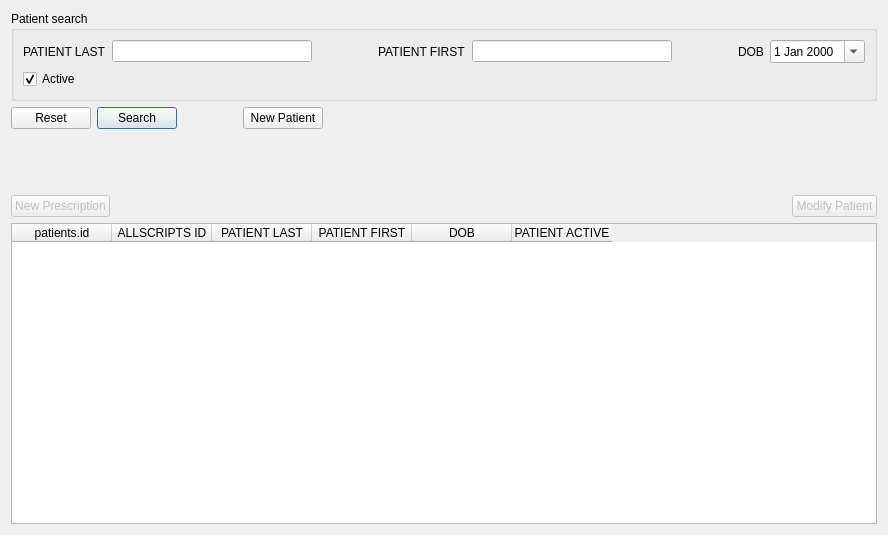
<?xml version="1.0" encoding="UTF-8"?>
<ui version="4.0">
 <class>PatientFrame</class>
 <widget class="QFrame" name="PatientFrame">
  <property name="geometry">
   <rect>
    <x>0</x>
    <y>0</y>
    <width>866</width>
    <height>535</height>
   </rect>
  </property>
  <property name="frameShape">
   <enum>QFrame::NoFrame</enum>
  </property>
  <property name="frameShadow">
   <enum>QFrame::Plain</enum>
  </property>
  <layout class="QVBoxLayout" name="verticalLayout_2">
   <item>
    <widget class="QGroupBox" name="patientBox">
     <property name="title">
      <string notr="true">Patient search</string>
     </property>
     <layout class="QVBoxLayout" name="verticalLayout">
      <item>
       <layout class="QHBoxLayout" name="horizontalLayout">
        <item>
         <widget class="QLabel" name="lastNameLabel">
          <property name="toolTip">
           <string comment="PATIENT LAST SEARCH TOOLTIP">PATIENT LAST</string>
          </property>
          <property name="text">
           <string comment="PATIENT LAST SEARCH LABEL">PATIENT LAST</string>
          </property>
         </widget>
        </item>
        <item>
         <widget class="QLineEdit" name="lastNameField">
          <property name="minimumSize">
           <size>
            <width>200</width>
            <height>0</height>
           </size>
          </property>
          <property name="maximumSize">
           <size>
            <width>200</width>
            <height>16777215</height>
           </size>
          </property>
          <property name="toolTip">
           <string comment="PATIENT LAST SEARCH TOOLTIP">PATIENT LAST</string>
          </property>
         </widget>
        </item>
        <item>
         <spacer name="horizontalSpacer">
          <property name="orientation">
           <enum>Qt::Horizontal</enum>
          </property>
          <property name="sizeType">
           <enum>QSizePolicy::Fixed</enum>
          </property>
          <property name="sizeHint" stdset="0">
           <size>
            <width>60</width>
            <height>20</height>
           </size>
          </property>
         </spacer>
        </item>
        <item>
         <widget class="QLabel" name="firstNameLabel">
          <property name="toolTip">
           <string comment="PATIENT FIRST SEARCH TOOLTIP">PATIENT FIRST</string>
          </property>
          <property name="text">
           <string comment="PATIENT FIRST SEARCH LABEL">PATIENT FIRST</string>
          </property>
         </widget>
        </item>
        <item>
         <widget class="QLineEdit" name="firstNameField">
          <property name="minimumSize">
           <size>
            <width>200</width>
            <height>0</height>
           </size>
          </property>
          <property name="maximumSize">
           <size>
            <width>200</width>
            <height>16777215</height>
           </size>
          </property>
          <property name="toolTip">
           <string comment="PATIENT FIRST SEARCH TOOLTIP">PATIENT FIRST</string>
          </property>
         </widget>
        </item>
        <item>
         <spacer name="horizontalSpacer_3">
          <property name="orientation">
           <enum>Qt::Horizontal</enum>
          </property>
          <property name="sizeType">
           <enum>QSizePolicy::Fixed</enum>
          </property>
          <property name="sizeHint" stdset="0">
           <size>
            <width>60</width>
            <height>20</height>
           </size>
          </property>
         </spacer>
        </item>
        <item>
         <widget class="QLabel" name="dobLabel">
          <property name="toolTip">
           <string comment="DOB SEARCH TOOLTIP">DOB</string>
          </property>
          <property name="text">
           <string comment="DOB SEARCH LABEL">DOB</string>
          </property>
         </widget>
        </item>
        <item>
         <widget class="QDateEdit" name="dobField">
          <property name="toolTip">
           <string comment="DOB SEARCH TOOLTIP">DOB</string>
          </property>
          <property name="calendarPopup">
           <bool>true</bool>
          </property>
         </widget>
        </item>
        <item>
         <spacer name="horizontalSpacer_7">
          <property name="orientation">
           <enum>Qt::Horizontal</enum>
          </property>
          <property name="sizeHint" stdset="0">
           <size>
            <width>40</width>
            <height>20</height>
           </size>
          </property>
         </spacer>
        </item>
       </layout>
      </item>
      <item>
       <layout class="QHBoxLayout" name="horizontalLayout_2">
        <item>
         <widget class="QCheckBox" name="activeField">
          <property name="text">
           <string notr="true">Active</string>
          </property>
          <property name="checked">
           <bool>true</bool>
          </property>
         </widget>
        </item>
        <item>
         <spacer name="horizontalSpacer_6">
          <property name="orientation">
           <enum>Qt::Horizontal</enum>
          </property>
          <property name="sizeHint" stdset="0">
           <size>
            <width>40</width>
            <height>20</height>
           </size>
          </property>
         </spacer>
        </item>
       </layout>
      </item>
     </layout>
    </widget>
   </item>
   <item>
    <layout class="QHBoxLayout" name="buttonLayout">
     <item>
      <widget class="QPushButton" name="resetButton">
       <property name="text">
        <string notr="true">Reset</string>
       </property>
      </widget>
     </item>
     <item>
      <widget class="QPushButton" name="searchButton">
       <property name="text">
        <string notr="true">Search</string>
       </property>
       <property name="default">
        <bool>true</bool>
       </property>
      </widget>
     </item>
     <item>
      <spacer name="horizontalSpacer_5">
       <property name="orientation">
        <enum>Qt::Horizontal</enum>
       </property>
       <property name="sizeType">
        <enum>QSizePolicy::Fixed</enum>
       </property>
       <property name="sizeHint" stdset="0">
        <size>
         <width>60</width>
         <height>20</height>
        </size>
       </property>
      </spacer>
     </item>
     <item>
      <widget class="QPushButton" name="newPatientButton">
       <property name="text">
        <string notr="true">New Patient</string>
       </property>
      </widget>
     </item>
     <item>
      <spacer name="horizontalSpacer_2">
       <property name="orientation">
        <enum>Qt::Horizontal</enum>
       </property>
       <property name="sizeHint" stdset="0">
        <size>
         <width>40</width>
         <height>20</height>
        </size>
       </property>
      </spacer>
     </item>
    </layout>
   </item>
   <item>
    <spacer name="verticalSpacer">
     <property name="orientation">
      <enum>Qt::Vertical</enum>
     </property>
     <property name="sizeType">
      <enum>QSizePolicy::Fixed</enum>
     </property>
     <property name="sizeHint" stdset="0">
      <size>
       <width>20</width>
       <height>60</height>
      </size>
     </property>
    </spacer>
   </item>
   <item>
    <layout class="QHBoxLayout" name="buttonLayout2">
     <item>
      <widget class="QPushButton" name="prescribeButton">
       <property name="enabled">
        <bool>false</bool>
       </property>
       <property name="text">
        <string notr="true">New Prescription</string>
       </property>
      </widget>
     </item>
     <item>
      <spacer name="horizontalSpacer_4">
       <property name="orientation">
        <enum>Qt::Horizontal</enum>
       </property>
       <property name="sizeHint" stdset="0">
        <size>
         <width>40</width>
         <height>20</height>
        </size>
       </property>
      </spacer>
     </item>
     <item>
      <widget class="QPushButton" name="modifyButton">
       <property name="enabled">
        <bool>false</bool>
       </property>
       <property name="text">
        <string notr="true">Modify Patient</string>
       </property>
      </widget>
     </item>
    </layout>
   </item>
   <item>
    <widget class="DisplayTable" name="resultTable">
     <property name="contextMenuPolicy">
      <enum>Qt::ActionsContextMenu</enum>
     </property>
     <property name="editTriggers">
      <set>QAbstractItemView::NoEditTriggers</set>
     </property>
     <property name="selectionBehavior">
      <enum>QAbstractItemView::SelectRows</enum>
     </property>
     <property name="sortingEnabled">
      <bool>true</bool>
     </property>
     <property name="columnCount">
      <number>6</number>
     </property>
     <attribute name="horizontalHeaderHighlightSections">
      <bool>false</bool>
     </attribute>
     <attribute name="horizontalHeaderMinimumSectionSize">
      <number>100</number>
     </attribute>
     <attribute name="verticalHeaderMinimumSectionSize">
      <number>32</number>
     </attribute>
     <column>
      <property name="text">
       <string>patients.id</string>
      </property>
     </column>
     <column>
      <property name="text">
       <string comment="ALLSCRIPTS ID DISPLAY LABEL">ALLSCRIPTS ID</string>
      </property>
      <property name="toolTip">
       <string comment="ALLSCRIPTS ID DISPLAY TOOLTIP">ALLSCRIPTS ID</string>
      </property>
     </column>
     <column>
      <property name="text">
       <string comment="PATIENT LAST DISPLAY LABEL">PATIENT LAST</string>
      </property>
      <property name="toolTip">
       <string comment="PATIENT LAST DISPLAY TOOLTIP">PATIENT LAST</string>
      </property>
     </column>
     <column>
      <property name="text">
       <string comment="PATIENT FIRST DISPLAY LABEL">PATIENT FIRST</string>
      </property>
      <property name="toolTip">
       <string comment="PATIENT FIRST DISPLAY TOOLTIP">PATIENT FIRST</string>
      </property>
     </column>
     <column>
      <property name="text">
       <string comment="DOB DISPLAY LABEL">DOB</string>
      </property>
      <property name="toolTip">
       <string comment="DOB DISPLAY TOOLTIP">DOB</string>
      </property>
     </column>
     <column>
      <property name="text">
       <string comment="PATIENT ACTIVE DISPLAY LABEL">PATIENT ACTIVE</string>
      </property>
      <property name="toolTip">
       <string comment="PATIENT ACTIVE DISPLAY TOOLTIP">PATIENT ACTIVE</string>
      </property>
     </column>
    </widget>
   </item>
  </layout>
  <action name="prescribeAction">
   <property name="text">
    <string notr="true">New Prescription</string>
   </property>
   <property name="toolTip">
    <string notr="true">Prescribe a medication</string>
   </property>
  </action>
  <action name="modifyAction">
   <property name="text">
    <string notr="true">Modify Patient</string>
   </property>
   <property name="toolTip">
    <string notr="true">Modify demographic information</string>
   </property>
  </action>
  <action name="newPatientAction">
   <property name="text">
    <string notr="true">New Patient</string>
   </property>
   <property name="toolTip">
    <string notr="true">Add a new patient</string>
   </property>
  </action>
  <action name="toggleAction">
   <property name="text">
    <string notr="true">Toggle active</string>
   </property>
   <property name="toolTip">
    <string notr="true">Toggle active/inactive</string>
   </property>
  </action>
  <action name="viewAction">
   <property name="text">
    <string notr="true">View Patient</string>
   </property>
   <property name="toolTip">
    <string notr="true">View the patient's record</string>
   </property>
  </action>
 </widget>
 <customwidgets>
  <customwidget>
   <class>DisplayTable</class>
   <extends>QTableWidget</extends>
   <header>displaytable.h</header>
  </customwidget>
 </customwidgets>
 <tabstops>
  <tabstop>searchButton</tabstop>
  <tabstop>resetButton</tabstop>
  <tabstop>newPatientButton</tabstop>
  <tabstop>prescribeButton</tabstop>
  <tabstop>modifyButton</tabstop>
  <tabstop>resultTable</tabstop>
 </tabstops>
 <resources/>
 <connections>
  <connection>
   <sender>firstNameField</sender>
   <signal>returnPressed()</signal>
   <receiver>searchButton</receiver>
   <slot>click()</slot>
   <hints>
    <hint type="sourcelabel">
     <x>162</x>
     <y>42</y>
    </hint>
    <hint type="destinationlabel">
     <x>129</x>
     <y>81</y>
    </hint>
   </hints>
  </connection>
  <connection>
   <sender>lastNameField</sender>
   <signal>returnPressed()</signal>
   <receiver>searchButton</receiver>
   <slot>click()</slot>
   <hints>
    <hint type="sourcelabel">
     <x>492</x>
     <y>42</y>
    </hint>
    <hint type="destinationlabel">
     <x>129</x>
     <y>81</y>
    </hint>
   </hints>
  </connection>
  <connection>
   <sender>resetButton</sender>
   <signal>clicked()</signal>
   <receiver>firstNameField</receiver>
   <slot>clear()</slot>
   <hints>
    <hint type="sourcelabel">
     <x>48</x>
     <y>81</y>
    </hint>
    <hint type="destinationlabel">
     <x>162</x>
     <y>42</y>
    </hint>
   </hints>
  </connection>
  <connection>
   <sender>resetButton</sender>
   <signal>clicked()</signal>
   <receiver>lastNameField</receiver>
   <slot>clear()</slot>
   <hints>
    <hint type="sourcelabel">
     <x>48</x>
     <y>81</y>
    </hint>
    <hint type="destinationlabel">
     <x>492</x>
     <y>42</y>
    </hint>
   </hints>
  </connection>
  <connection>
   <sender>prescribeButton</sender>
   <signal>clicked()</signal>
   <receiver>prescribeAction</receiver>
   <slot>trigger()</slot>
   <hints>
    <hint type="sourcelabel">
     <x>54</x>
     <y>158</y>
    </hint>
    <hint type="destinationlabel">
     <x>-1</x>
     <y>-1</y>
    </hint>
   </hints>
  </connection>
  <connection>
   <sender>modifyButton</sender>
   <signal>clicked()</signal>
   <receiver>modifyAction</receiver>
   <slot>trigger()</slot>
   <hints>
    <hint type="sourcelabel">
     <x>816</x>
     <y>158</y>
    </hint>
    <hint type="destinationlabel">
     <x>-1</x>
     <y>-1</y>
    </hint>
   </hints>
  </connection>
  <connection>
   <sender>newPatientButton</sender>
   <signal>clicked()</signal>
   <receiver>newPatientAction</receiver>
   <slot>trigger()</slot>
   <hints>
    <hint type="sourcelabel">
     <x>256</x>
     <y>81</y>
    </hint>
    <hint type="destinationlabel">
     <x>-1</x>
     <y>-1</y>
    </hint>
   </hints>
  </connection>
 </connections>
</ui>
